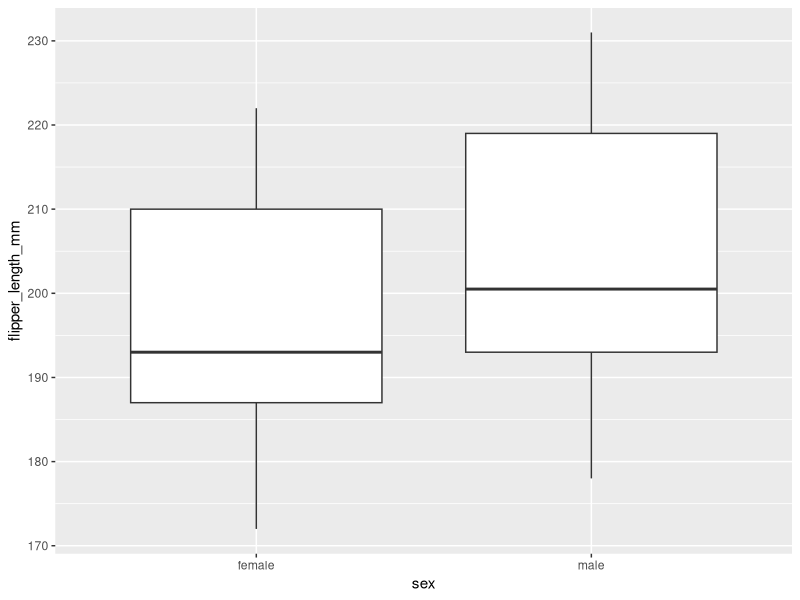

This chart was generated by the following R code:
## ---- chunk 1
### load libraries
library(palmerpenguins)
library(tidyverse)
library(here)

#load the data and check the data before we do the manipulation
glimpse(penguins)
head(penguins)

## ---- chunk 2
## try the filter() function
filter(.data = penguins, sex == "female")
# "=" mean sets an argument to the future
# "==" is exactly same to 

filter(.data = penguins, year == 2008) #filter data in year 2008
filter(.data = penguins, body_mass_g > 5000) #filter data where body mass is greater than 5000

filter(.data = penguins, sex == "female" & body_mass_g > 5000) # "& and comma is the same
filter(.data = penguins, sex == "female" , body_mass_g > 5000)
filter(.data = penguins, sex == "females" | body_mass_g > 5000) # or


filter(.data = penguins, year %in% c("2008","2009"))
filter(.data = penguins, island != "Dream")                      # data from island except dream
filter(.data = penguins, species %in% c("Adelie","Gentoo"))

filter(.data = penguins,
       body_mass_g <5000,
       body_mass_g > 300)



#### MUTATE == add a new data column 
data2 <- mutate(.data = penguins, body_mass_kg = body_mass_g / 1000)
view(data2)

## add multiple data column
data2 <- mutate(.data = penguins, 
                body_mass_kg = body_mass_g / 1000,
                bill_length_depth = bill_length_mm/bill_depth_mm)

#assign new data column
data2<- mutate(.data = penguins,
               after_2008 = ifelse(year>2008, "After 2008", "Before 2008"))
View(data2)

data2 <- mutate(.data = penguins, 
                penguin_size = bill_length_mm + body_mass_g, 
                penguin_category = ifelse(body_mass_g > 5000, "Big", "Small"))
view(data2)


##### PIPING THE DATA
penguins %>% # use penguin dataframe
  filter(sex == "female") %>% #select females
  mutate(log_mass = log(body_mass_g)) #calculate log biomass


#### select() function
penguins %>% # use penguin dataframe
  filter(sex == "female") %>% #select females
  mutate(log_mass = log(body_mass_g)) %>% #calculate log biomass
  select(species, island, sex, log_mass) #select only these column

penguins %>% # use penguin dataframe
  filter(sex == "female") %>% #select females
  mutate(log_mass = log(body_mass_g)) %>% #calculate log biomass
  select(!species) #select all except species

#if you want to rename the column 
penguins %>% # use penguin dataframe
  filter(sex == "female") %>% #select females
  mutate(log_mass = log(body_mass_g)) %>% #calculate log biomass
  select(Species = species, Island = island, Sex = sex, Log_mass = log_mass) #select only these column

#### do the summary but dont count the NA value
 penguins %>% # 
  summarise(mean_flipper = mean(flipper_length_mm, na.rm=TRUE))
 
 penguins %>% # 
  summarise(mean_flipper = mean(flipper_length_mm, na.rm=TRUE),
            min_flipper = min(flipper_length_mm, na.rm=TRUE))

 #### group_by() function 
 penguins %>%
  group_by(island) %>%
  summarise(mean_bill_length = mean(bill_length_mm, na.rm = TRUE),
            max_bill_length = max(bill_length_mm, na.rm=TRUE))
 
#### removes NA
 penguins %>%
  drop_na(sex) %>% #any NA in sex column, drop it! %>%
 group_by(island, sex) %>%
   summarise(mean_bill_length = mean(bill_length_mm, na.rm = T),
             Max_bill_length = max(bill_length_mm, na.rm = T))
 
 ### adding ggplot to data without NA
 penguins %>%
  drop_na(sex) %>%
  ggplot(aes(x = sex, y = flipper_length_mm)) +
  geom_boxplot()
 
 
